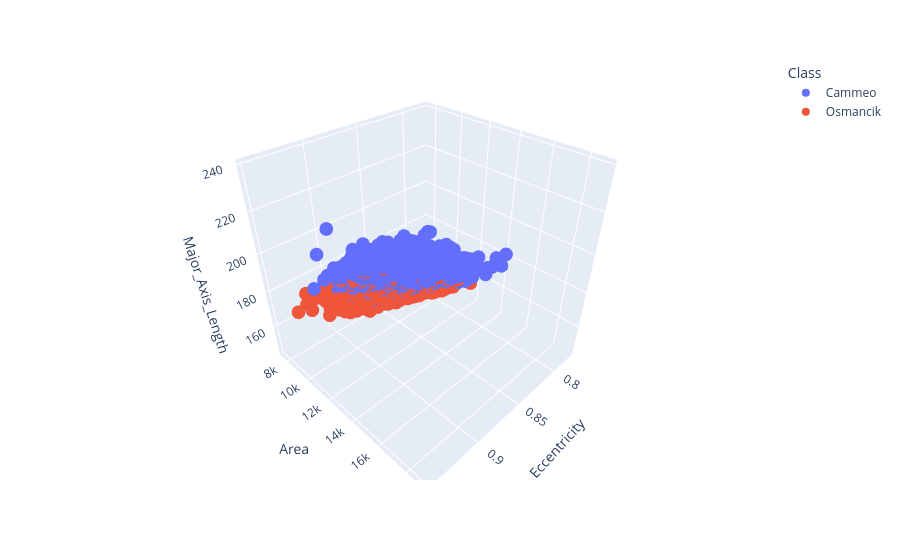

The cell this chart's notebook holds for it:
### Markdown cell above
## If we were to pick three features, it seems that major axis length, area, and eccentricity might contain most of the information that differentiates the two classes. Other combinations may work as well.

Run the previous code cell to graph those three features if you haven't already.

It seems like a distinct class boundary appears in the plane of these three features. We'll train a model on just these features, then another model on the complete set of features, and compare their performance.

### Code cell
#pxscatter 3d 
px.scatter_3d(
    rice_dataset_raw, 
    x='Eccentricity', 
    y ='Area',
    z='Major_Axis_Length',
    color='Class',
).show()

### Figure 1 — Plotly figure (JSON) as saved in the notebook; plotly's stock layout.template omitted (floating-point values rounded to 4 significant figures; data arrays with more than 128 entries replaced by an {"elided": "..."} marker saying what was removed)
{"data": [{"hovertemplate": "Class=Cammeo<br>Eccentricity=%{x}<br>Area=%{y}<br>Major_Axis_Length=%{z}<extra></extra>", "legendgroup": "Cammeo", "marker": {"color": "#636efa", "symbol": "circle"}, "mode": "markers", "name": "Cammeo", "scene": "scene", "showlegend": true, "type": "scatter3d", "x": {"elided": "1630 float values"}, "y": {"elided": "1630 int values"}, "z": {"elided": "1630 float values"}}, {"hovertemplate": "Class=Osmancik<br>Eccentricity=%{x}<br>Area=%{y}<br>Major_Axis_Length=%{z}<extra></extra>", "legendgroup": "Osmancik", "marker": {"color": "#EF553B", "symbol": "circle"}, "mode": "markers", "name": "Osmancik", "scene": "scene", "showlegend": true, "type": "scatter3d", "x": {"elided": "2180 float values"}, "y": {"elided": "2180 int values"}, "z": {"elided": "2180 float values"}}], "layout": {"legend": {"title": {"text": "Class"}, "tracegroupgap": 0}, "margin": {"t": 60}, "scene": {"domain": {"x": [0, 1], "y": [0, 1]}, "xaxis": {"title": {"text": "Eccentricity"}}, "yaxis": {"title": {"text": "Area"}}, "zaxis": {"title": {"text": "Major_Axis_Length"}}}}}
